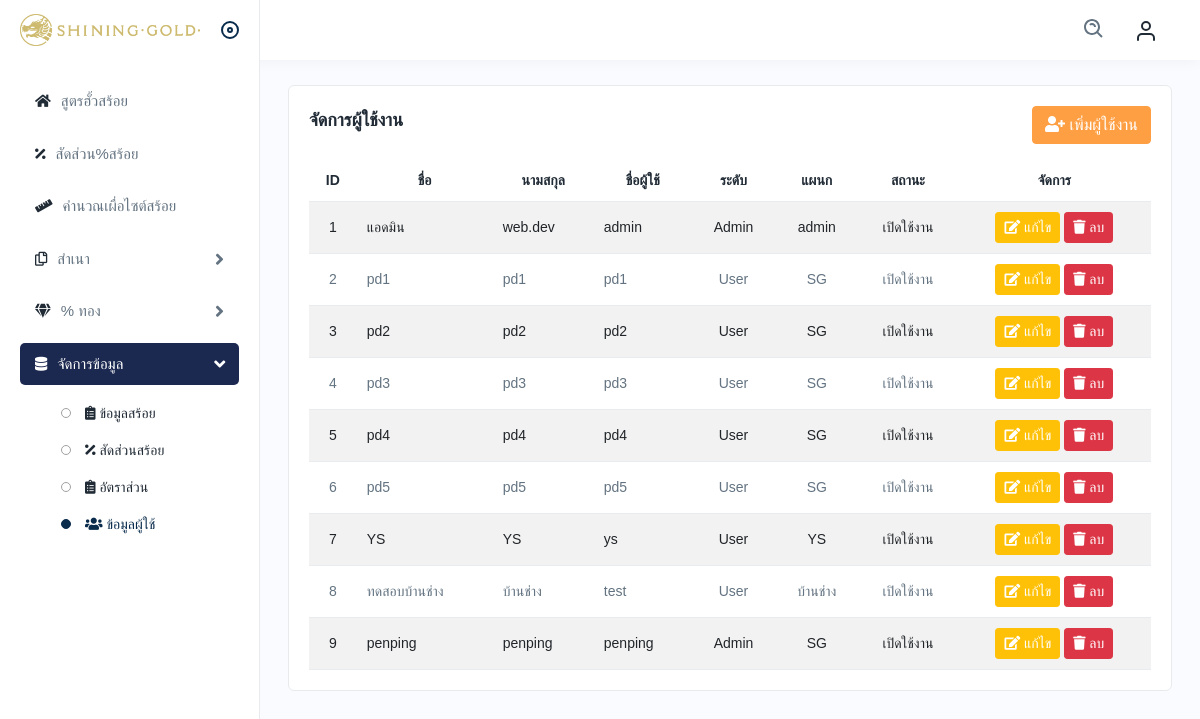
The page /user_management.php (signed in) on the database as committed earlier.
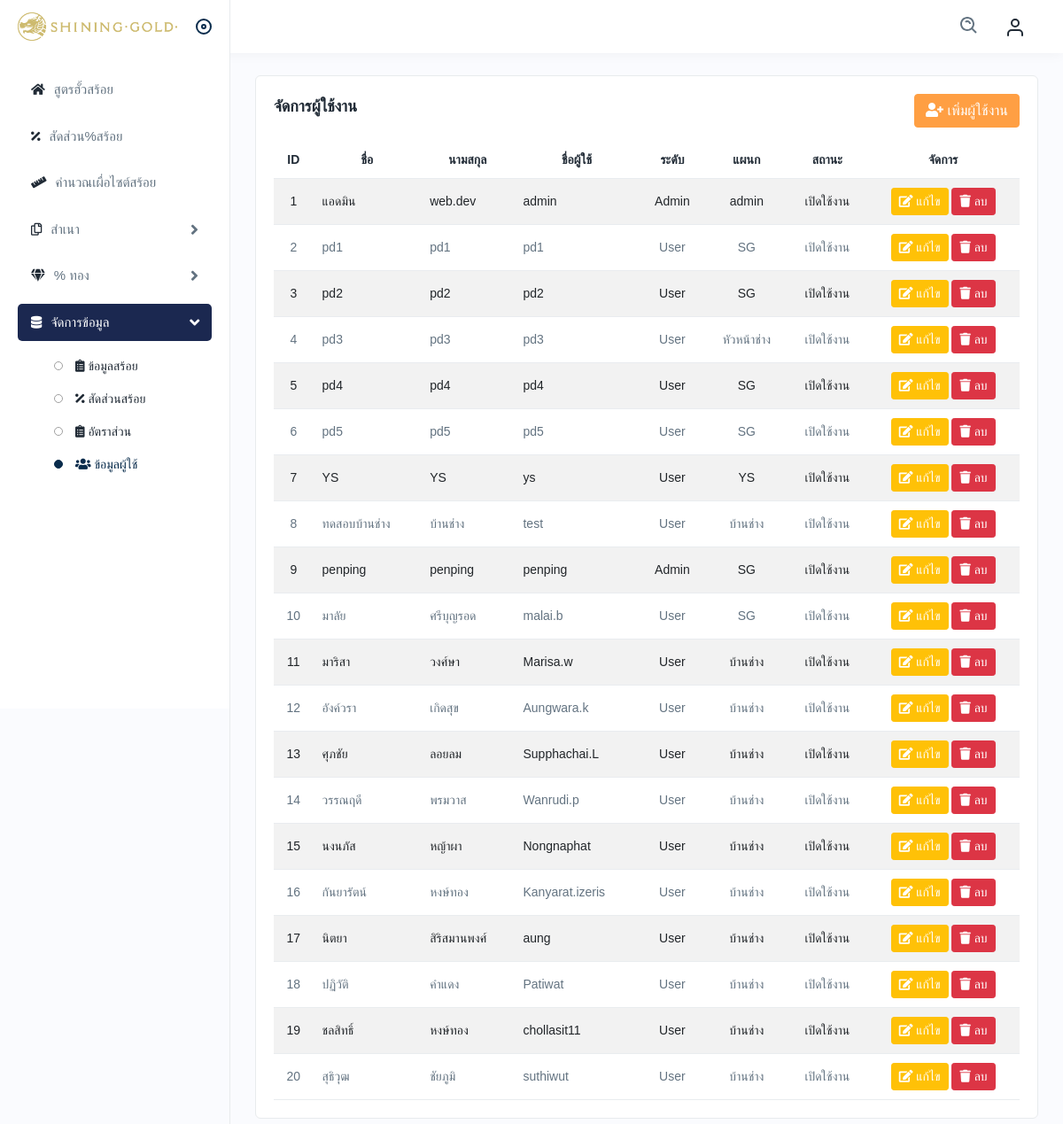
The same page on the database as committed later.
### tables this page shows
CREATE TABLE `users` (
  `users_id` int UNSIGNED NOT NULL,
  `first_name` varchar(50) NOT NULL,
  `last_name` varchar(50) NOT NULL,
  `username` varchar(50) NOT NULL,
  `password` varchar(255) NOT NULL,
  `users_level` enum('User','Admin') NOT NULL,
  `users_depart` varchar(30) NOT NULL,
  `users_status` enum('Enable','Disable') NOT NULL
);

### functions/management_user.php (called while the page is built, shortened)
<?php
function getAllUsers($pdo)
{
    $stmt = $pdo->prepare("SELECT users_id, first_name, last_name, username, users_level, users_depart, users_status FROM users");
    $stmt->execute();
    return $stmt->fetchAll(PDO::FETCH_ASSOC);
}

### user_management.php (the view, shortened to what this page needs)
<?php
require 'config/db_connect.php';
require 'functions/management_user.php';
if ($_SESSION['recipenecklace_users_level'] == 'Admin') {
    $users = getAllUsers($pdo);
} else {
    $users = getAllmechanic($pdo);
}
?>
<!DOCTYPE html>
<html lang="th">
<head>
    <link rel="stylesheet" href="assets/css/bootstrap.min.css" />
    <link rel="stylesheet" href="assets/css/animate.css" />
    <link rel="stylesheet" href="assets/plugins/fontawesome/css/fontawesome.min.css" />
    <link rel="stylesheet" href="assets/plugins/fontawesome/css/all.min.css" />
    <link rel="stylesheet" href="assets/plugins/select2/css/select2.min.css">
    <link rel="stylesheet" href="assets/css/dataTables.bootstrap4.min.css">
    <link rel="stylesheet" href="assets/css/style.css" />
    <link rel="stylesheet" href="https://cdn.jsdelivr.net/npm/sweetalert2@11/dist/sweetalert2.min.css" />
</head>
<body>
    <div class="main-wrapper">
        <?php include 'include/header.php'; ?>
        <?php include 'include/sidebar.php'; ?>
        <div class="page-wrapper">
            <div class="content">
                <div class="row">
                    <div class="col">
                        <div class="card mb-0">
                            <div class="card-body">
                                <div class="d-flex justify-content-between align-items-center mb-3">
                                    <h4 class="card-title">จัดการผู้ใช้งาน</h4>
                                    <a href="#" class="btn btn-primary" data-bs-toggle="modal" data-bs-target="#addUserModal">
                                        <i class="fas fa-user-plus"></i> เพิ่มผู้ใช้งาน
                                    </a>
                                </div>
                                <div class="table-responsive text-center">
                                    <table id="userTable" class="table table-striped">
                                        <thead>
                                            <tr>
                                                <th>ID</th>
                                                <th>ชื่อ</th>
                                                <th>นามสกุล</th>
                                                <th>ชื่อผู้ใช้</th>
                                                <th>ระดับ</th>
                                                <th>แผนก</th>
                                                <th>สถานะ</th>
                                                <th>จัดการ</th>
                                            </tr>
                                        </thead>
                                        <tbody>
                                            <?php foreach ($users as $user): ?>
                                                <tr>
                                                    <td><?php echo htmlspecialchars($user['users_id']); ?></td>
                                                    <td class="text-start"><?php echo htmlspecialchars($user['first_name']); ?></td>
                                                    <td class="text-start"><?php echo htmlspecialchars($user['last_name']); ?></td>
                                                    <td class="text-start"><?php echo htmlspecialchars($user['username']); ?></td>
                                                    <td><?php echo htmlspecialchars($user['users_level']); ?></td>
                                                    <td><?php echo htmlspecialchars($user['users_depart']); ?></td>
                                                    <td><?php echo htmlspecialchars($user['users_status'] == 'Enable' ? 'เปิดใช้งาน' : 'ปิดใช้งาน'); ?></td>
                                                    <td>
                                                        <button class="btn btn-warning btn-sm text-white btn-edit" data-user='<?php echo json_encode($user); ?>'>
                                                            <i class="fas fa-edit"></i> แก้ไข
                                                        </button>
                                                        <button class="btn btn-danger btn-sm text-white btn-delete" data-id="<?php echo $user['users_id']; ?>">
                                                            <i class="fas fa-trash"></i> ลบ
                                                        </button>
                                                    </td>
                                                </tr>
                                            <?php endforeach; ?>
                                        </tbody>
                                    </table>
                                </div>
                            </div>
                        </div>
                    </div>
                </div>
            </div>
        </div>
    </div>
</body>
</html>

Rows that differ between the two databases and show on the page:
changed users "pd3": users_depart "SG" → "หัวหน้าช่าง"
added users: users_id "10", first_name "มาลัย", last_name "ศรีบุญรอด", username "malai.b", users_level "User", users_depart "SG", users_status "เปิดใช้งาน"
added users: users_id "11", first_name "มาริสา", last_name "วงศ์ษา", username "Marisa.w", users_level "User", users_depart "บ้านช่าง", users_status "เปิดใช้งาน"
added users: users_id "12", first_name "อังค์วรา", last_name "เกิดสุข", username "Aungwara.k", users_level "User", users_depart "บ้านช่าง", users_status "เปิดใช้งาน"
added users: users_id "13", first_name "ศุภชัย", last_name "ลอยลม", username "Supphachai.L", users_level "User", users_depart "บ้านช่าง", users_status "เปิดใช้งาน"
added users: users_id "14", first_name "วรรณฤดี", last_name "พรมวาส", username "Wanrudi.p", users_level "User", users_depart "บ้านช่าง", users_status "เปิดใช้งาน"
added users: users_id "15", first_name "นงนภัส", last_name "หญ้าผา", username "Nongnaphat", users_level "User", users_depart "บ้านช่าง", users_status "เปิดใช้งาน"
added users: users_id "16", first_name "กันยารัตน์", last_name "หงษ์ทอง", username "Kanyarat.izeris", users_level "User", users_depart "บ้านช่าง", users_status "เปิดใช้งาน"
added users: users_id "17", first_name "นิตยา", last_name "สิริสมานพงศ์", username "aung", users_level "User", users_depart "บ้านช่าง", users_status "เปิดใช้งาน"
added users: users_id "18", first_name "ปฏิวัติ", last_name "คำแดง", username "Patiwat", users_level "User", users_depart "บ้านช่าง", users_status "เปิดใช้งาน"
added users: users_id "19", first_name "ชลสิทธิ์", last_name "หงษ์ทอง", username "chollasit11", users_level "User", users_depart "บ้านช่าง", users_status "เปิดใช้งาน"
added users: users_id "20", first_name "สุธิวุฒ", last_name "ชัยภูมิ", username "suthiwut", users_level "User", users_depart "บ้านช่าง", users_status "เปิดใช้งาน"
